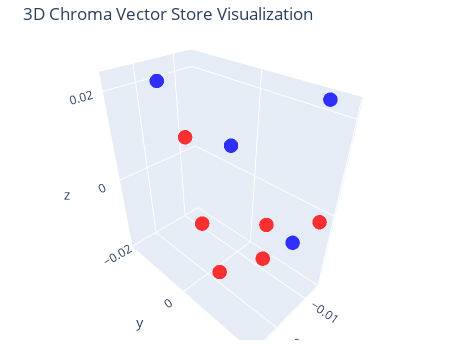

Here is the notebook cell this chart was saved with:
### Markdown cell above
## Visualization of Vector Database in 3D

### Code cell
# tsne = TSNE(n_components=3, random_state=42)
# reduced_vectors = tsne.fit_transform(vectors)

# Create the 3D scatter plot
fig = go.Figure(data=[go.Scatter3d(
    x=vectors[:, 0],
    y=vectors[:, 1],
    z=vectors[:, 2],
    mode='markers',
    marker=dict(size=5, color=colors, opacity=0.8),
    text=[f"Type: {t}<br>Text: {d[:100]}..." for t, d in zip(doc_types, documents)],
    hoverinfo='text'
)])

fig.update_layout(
    title='3D Chroma Vector Store Visualization',
    scene=dict(xaxis_title='x', yaxis_title='y', zaxis_title='z'),
    width=450,
    height=350,
    margin=dict(r=20, b=10, l=10, t=40)
)

fig.show()

### Figure 1 — Plotly figure (JSON) as saved in the notebook; plotly's stock layout.template omitted (floating-point values rounded to 4 significant figures)
{"data": [{"hoverinfo": "text", "marker": {"color": ["red", "red", "red", "red", "red", "red", "blue", "blue", "blue", "blue"], "opacity": 0.8, "size": 5}, "mode": "markers", "text": ["Type: animals<br>Text: ## Cats...", "Type: animals<br>Text: Cats are popular pets known for their independence and playfulness. They have excellent hearing and ...", "Type: animals<br>Text: ## Dogs...", "Type: animals<br>Text: Dogs are loyal and friendly animals, often called \"man's best friend.\" They are known for their inte...", "Type: animals<br>Text: ## Horses...", "Type: animals<br>Text: Horses are strong and graceful animals that have been companions to humans for thousands of years. T...", "Type: others<br>Text: ## Smartphones...", "Type: others<br>Text: Smartphones are portable electronic devices that combine the functions of a phone, computer, and cam...", "Type: others<br>Text: ## Television...", "Type: others<br>Text: Television (TV) is an electronic device used for viewing video content and broadcasts. It has been a..."], "type": "scatter3d", "x": [-0.00988, 0.006655, -0.01161, -0.0001068, -0.01428, -0.009946, -0.002624, -0.01366, -0.002807, -0.004234], "y": [0.00798, 0.01045, 0.006633, -0.001569, 0.01757, -0.01769, 0.01899, 0.01542, 0.003831, -0.0187], "z": [-0.006409, -0.006105, -0.01881, -0.005909, -0.00254, 0.005065, 0.0006667, 0.02237, 0.01372, 0.01957]}], "layout": {"height": 350, "margin": {"b": 10, "l": 10, "r": 20, "t": 40}, "scene": {"xaxis": {"title": {"text": "x"}}, "yaxis": {"title": {"text": "y"}}, "zaxis": {"title": {"text": "z"}}}, "title": {"text": "3D Chroma Vector Store Visualization"}, "width": 450}}
